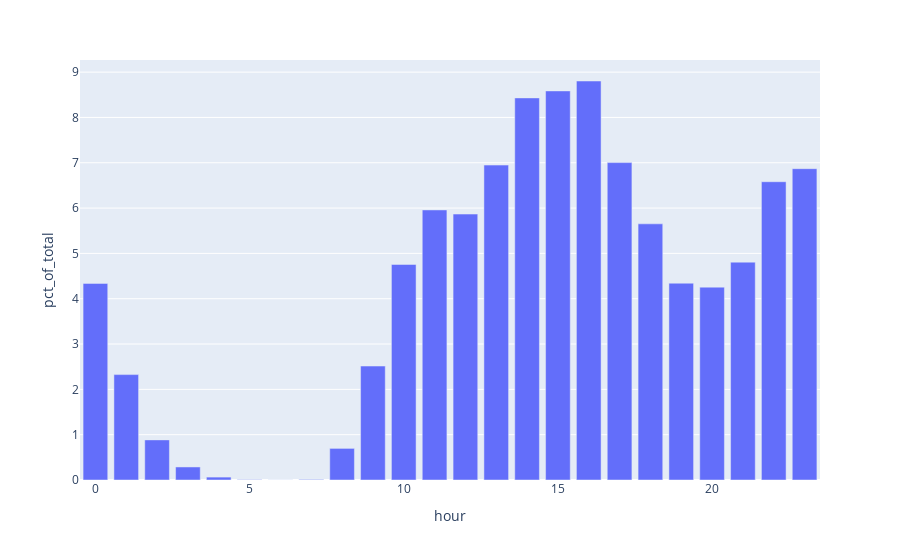

Here is the notebook cell this chart was saved with:
### Markdown cell above
Using Plotly to create both interactive (.html) and static (.png) hourly keypress charts:

### Code cell
px_keypresses_by_hour = px.bar(df_hourly_pivot, x = 'hour', y = 'pct_of_total')
px_keypresses_by_hour.write_html(r'graphs\px_keypresses_by_hour.html')
px_keypresses_by_hour

### Figure 1 — Plotly figure (JSON) as saved in the notebook; plotly's stock layout.template omitted (floating-point values rounded to 4 significant figures)
{"data": [{"alignmentgroup": "True", "hovertemplate": "hour=%{x}<br>pct_of_total=%{y}<extra></extra>", "legendgroup": "", "marker": {"color": "#636efa", "pattern": {"shape": ""}}, "name": "", "offsetgroup": "", "orientation": "v", "showlegend": false, "textposition": "auto", "type": "bar", "x": [0, 1, 2, 3, 4, 5, 6, 7, 8, 9, 10, 11, 12, 13, 14, 15, 16, 17, 18, 19, 20, 21, 22, 23], "xaxis": "x", "y": [4.338, 2.326, 0.8849, 0.2878, 0.06405, 0.007735, 0.001474, 0.0122, 0.6974, 2.514, 4.756, 5.959, 5.868, 6.949, 8.431, 8.585, 8.804, 7.004, 5.652, 4.343, 4.256, 4.807, 6.582, 6.869], "yaxis": "y"}], "layout": {"barmode": "relative", "legend": {"tracegroupgap": 0}, "margin": {"t": 60}, "xaxis": {"anchor": "y", "domain": [0, 1], "title": {"text": "hour"}}, "yaxis": {"anchor": "x", "domain": [0, 1], "title": {"text": "pct_of_total"}}}}
